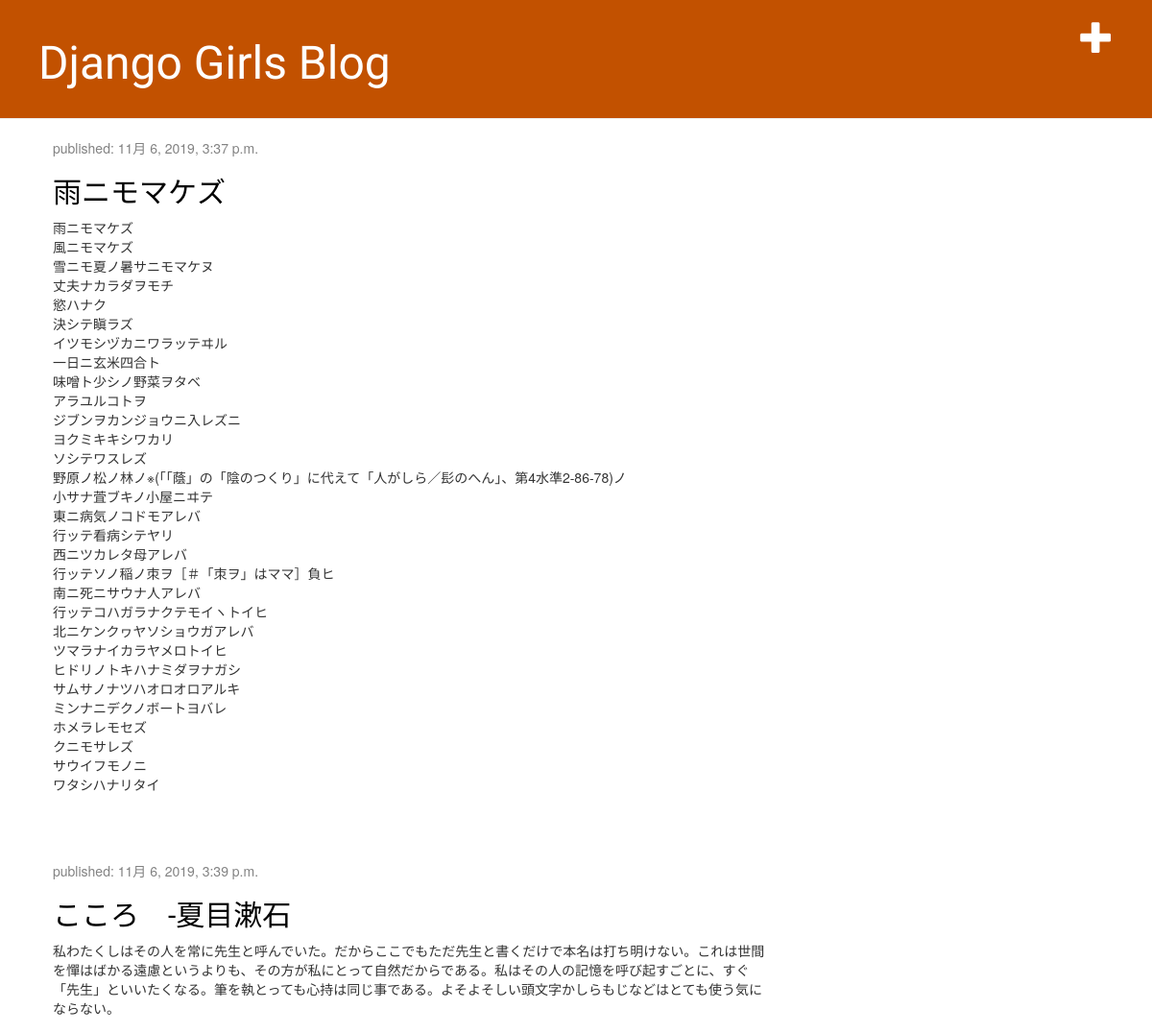
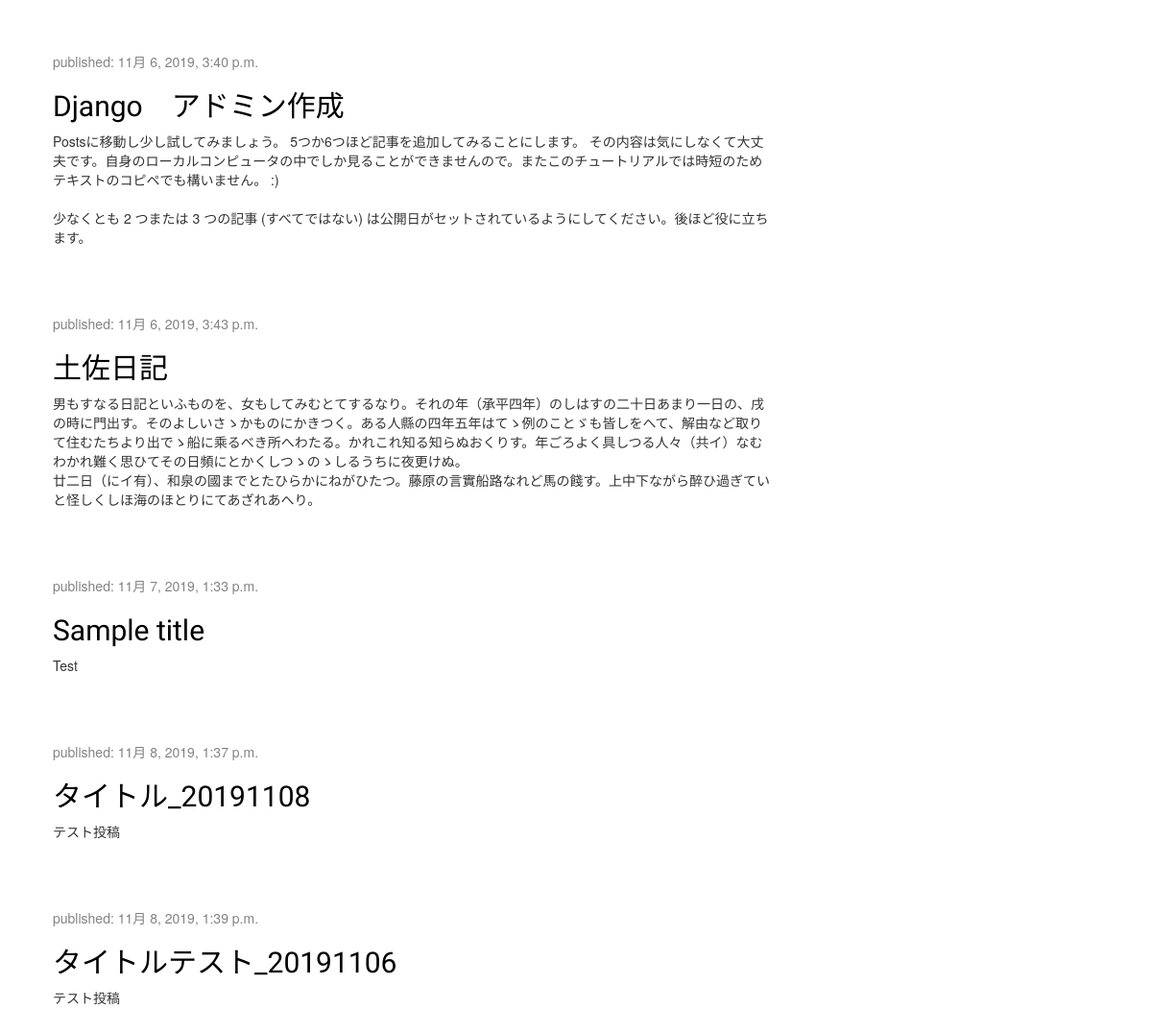
The page / on the database its author committed (2 pictures, top to bottom).
### blog/models.py (models this page shows, shortened)
class Post(models.Model):
    author = models.ForeignKey(settings.AUTH_USER_MODEL, on_delete=models.CASCADE)
    title = models.CharField(max_length=200)
    text = models.TextField()
    created_date = models.DateTimeField(default=timezone.now)
    published_date = models.DateTimeField(blank=True, null=True)

### blog/views.py (the view)
# urls.py: path('', views.post_list, name='post_list'),
def post_list(request):
    posts = Post.objects.filter(published_date__lte=timezone.now()).order_by('published_date')
    return render(request, 'blog/post_list.html',  {'posts': posts} )

### blog/templates/blog/post_list.html
{% extends 'blog/base.html' %}
{% block content %}
    {% for post in posts %}
        <div class="post">
            <div class="date">
                <p>published: {{ post.published_date }}</p>
            </div>
            <h2><a href="{% url 'post_detail' pk=post.pk %}">{{ post.title }}</a></h2>
            <p>{{ post.text|linebreaksbr }}</p>
        </div>
    {% endfor %}
{% endblock %}

### blog/templates/blog/base.html (shortened to what this page needs)
{% load static %}
<html>
    <head>
        <link rel="stylesheet" href="//maxcdn.bootstrapcdn.com/bootstrap/3.2.0/css/bootstrap.min.css">
        <link rel="stylesheet" href="//maxcdn.bootstrapcdn.com/bootstrap/3.2.0/css/bootstrap-theme.min.css">
        <link rel="stylesheet" href="{% static 'css/blog.css' %}">
    </head>
    <body>
        <div class="page-header">
            <a href="{% url 'post_new' %}" class="top-menu"><span class="glyphicon glyphicon-plus"></span></a>
            <h1><a href="/">Django Girls Blog</a></h1>
        </div>
        <div class="content container">
            <div class="row">
                <div class="col-md-8">
                {% block content %}
                {% endblock %}
                </div>
            </div>
        </div>
    </body>
</html>

### blog/static/css/blog.css (style rules this page uses)
.page-header { background-color: #C25100; margin-top: 0; padding: 20px 20px 20px 40px; }
.page-header h1, .page-header h1 a, .page-header h1 a:visited, .page-header h1 a:active { color: #ffffff; font-size: 36pt; text-decoration: none; }
.content { margin-left: 40px; }
h1, h2, h3, h4 { font-family: 'Lobster', cursive; }
.date { color: #828282; }
.top-menu, .top-menu:hover, .top-menu:visited { color: #ffffff; float: right; font-size: 26pt; margin-right: 20px; }
.post { margin-bottom: 70px; }
.post h2 a, .post h2 a:visited { color: #000000; }

### rows shown on the page
Post: published_date "11月 6, 2019, 3:37 p.m.", title "雨ニモマケズ", text "雨ニモマケズ 風ニモマケズ 雪ニモ夏ノ暑サニモマケヌ 丈夫ナカラダヲモチ 慾ハナク 決シテ瞋ラズ イツモシヅカニワラッテヰル 一日ニ玄米四合ト 味噌ト少シノ野菜ヲタベ アラユルコトヲ ジブンヲカンジョウニ入レズニ ヨクミキキシワカリ ソシテワスレズ 野原ノ松ノ林ノ※(「「蔭」の「陰のつくり」に代えて「人がしら／髟のへん」、第4水準2-86-78)ノ 小サナ萓ブキノ小屋ニヰテ 東ニ病気ノコドモアレバ 行ッテ看病シテヤリ 西ニツカレタ母アレバ 行ッテソノ稲ノ朿ヲ［＃「朿ヲ」はママ］負ヒ 南ニ死ニサウナ人アレバ 行ッテコハガラナクテモイヽトイヒ 北ニケンクヮヤソショウガアレバ ツマラナイカラヤメロトイヒ ヒドリノトキハナミダヲナガシ サムサノナツハオロオロアルキ ミンナニデクノボートヨバレ ホメラレモセズ クニモサレズ サウイフモノニ ワタシハナリタイ"
Post: published_date "11月 6, 2019, 3:39 p.m.", title "こころ -夏目漱石", text "私わたくしはその人を常に先生と呼んでいた。だからここでもただ先生と書くだけで本名は打ち明けない。これは世間を憚はばかる遠慮というよりも、その方が私にとって自然だからである。私はその人の記憶を呼び起すごとに、すぐ「先生」といいたくなる。筆を執とっても心持は同じ事である。よそよそしい頭文字かしらもじなどはとても使う気にならない。"
Post: published_date "11月 6, 2019, 3:40 p.m.", title "Django アドミン作成", text "Postsに移動し少し試してみましょう。 5つか6つほど記事を追加してみることにします。 その内容は気にしなくて大丈夫です。自身のローカルコンピュータの中でしか見ることができませんので。またこのチュートリアルでは時短のためテキストのコピペでも構いません。 :) 少なくとも 2 つまたは 3 つの記事 (すべてではない) は公開日がセットされているようにしてください。後ほど役に立ちます。"
Post: published_date "11月 6, 2019, 3:43 p.m.", title "土佐日記", text "男もすなる日記といふものを、女もしてみむとてするなり。それの年（承平四年）のしはすの二十日あまり一日の、戌の時に門出す。そのよしいさゝかものにかきつく。ある人縣の四年五年はてゝ例のことゞも皆しをへて、解由など取りて住むたちより出でゝ船に乘るべき所へわたる。かれこれ知る知らぬおくりす。年ごろよく具しつる人々（共イ）なむわかれ難く思ひてその日頻にとかくしつゝのゝしるうちに夜更けぬ。 廿二日（にイ有）、和泉の國までとたひらかにねがひたつ。藤原の言實船路なれど馬の餞す。上中下ながら醉ひ過ぎていと怪しくしほ海のほとりにてあざれあへり。"
Post: published_date "11月 7, 2019, 1:33 p.m.", title "Sample title", text "Test"
Post: published_date "11月 8, 2019, 1:37 p.m.", title "タイトル_20191108", text "テスト投稿"
Post: published_date "11月 8, 2019, 1:39 p.m.", title "タイトルテスト_20191106", text "テスト投稿"
